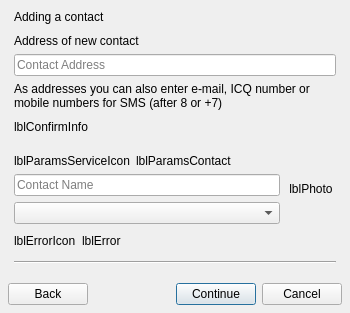
<?xml version="1.0" encoding="UTF-8"?>
<ui version="4.0">
 <class>AddContactDialogClass</class>
 <widget class="QDialog" name="AddContactDialogClass">
  <property name="geometry">
   <rect>
    <x>0</x>
    <y>0</y>
    <width>350</width>
    <height>313</height>
   </rect>
  </property>
  <property name="sizePolicy">
   <sizepolicy hsizetype="Minimum" vsizetype="Minimum">
    <horstretch>0</horstretch>
    <verstretch>0</verstretch>
   </sizepolicy>
  </property>
  <property name="minimumSize">
   <size>
    <width>350</width>
    <height>150</height>
   </size>
  </property>
  <layout class="QVBoxLayout" name="verticalLayout_4">
   <property name="spacing">
    <number>10</number>
   </property>
   <property name="leftMargin">
    <number>8</number>
   </property>
   <property name="topMargin">
    <number>10</number>
   </property>
   <property name="rightMargin">
    <number>8</number>
   </property>
   <property name="bottomMargin">
    <number>8</number>
   </property>
   <item>
    <widget class="QFrame" name="contentsFrame">
     <property name="frameShape">
      <enum>QFrame::NoFrame</enum>
     </property>
     <property name="frameShadow">
      <enum>QFrame::Plain</enum>
     </property>
     <layout class="QVBoxLayout" name="verticalLayout_6">
      <property name="spacing">
       <number>10</number>
      </property>
      <property name="leftMargin">
       <number>6</number>
      </property>
      <property name="topMargin">
       <number>0</number>
      </property>
      <property name="rightMargin">
       <number>6</number>
      </property>
      <property name="bottomMargin">
       <number>6</number>
      </property>
      <item>
       <widget class="QLabel" name="lblCaption">
        <property name="text">
         <string>Adding a contact</string>
        </property>
       </widget>
      </item>
      <item>
       <widget class="QWidget" name="wdtPageAddress" native="true">
        <layout class="QVBoxLayout" name="verticalLayout">
         <property name="margin">
          <number>0</number>
         </property>
         <item>
          <widget class="QLabel" name="lblAddressInfo">
           <property name="text">
            <string>Address of new contact</string>
           </property>
           <property name="wordWrap">
            <bool>true</bool>
           </property>
          </widget>
         </item>
         <item>
          <widget class="QLineEdit" name="lneAddressContact">
           <property name="placeholderText">
            <string>Contact Address</string>
           </property>
          </widget>
         </item>
         <item>
          <widget class="QLabel" name="lblAddressNotice">
           <property name="text">
            <string>As addresses you can also enter e-mail, ICQ number or mobile numbers for SMS (after 8 or +7)</string>
           </property>
           <property name="textFormat">
            <enum>Qt::PlainText</enum>
           </property>
           <property name="wordWrap">
            <bool>true</bool>
           </property>
          </widget>
         </item>
        </layout>
       </widget>
      </item>
      <item>
       <widget class="QWidget" name="wdtPageConfirm" native="true">
        <layout class="QVBoxLayout" name="verticalLayout_2">
         <property name="spacing">
          <number>10</number>
         </property>
         <property name="margin">
          <number>0</number>
         </property>
         <item>
          <widget class="QLabel" name="lblConfirmInfo">
           <property name="text">
            <string notr="true">lblConfirmInfo</string>
           </property>
           <property name="textFormat">
            <enum>Qt::RichText</enum>
           </property>
          </widget>
         </item>
         <item>
          <widget class="QWidget" name="wdtConfirmAddresses" native="true"/>
         </item>
        </layout>
       </widget>
      </item>
      <item>
       <widget class="QWidget" name="wdtPageParams" native="true">
        <layout class="QHBoxLayout" name="horizontalLayout">
         <property name="margin">
          <number>0</number>
         </property>
         <item>
          <layout class="QVBoxLayout" name="verticalLayout_5">
           <item>
            <layout class="QHBoxLayout" name="horizontalLayout_3">
             <item>
              <widget class="QLabel" name="lblParamsServiceIcon">
               <property name="text">
                <string notr="true">lblParamsServiceIcon</string>
               </property>
              </widget>
             </item>
             <item>
              <widget class="QLabel" name="lblParamsContact">
               <property name="sizePolicy">
                <sizepolicy hsizetype="Expanding" vsizetype="Preferred">
                 <horstretch>0</horstretch>
                 <verstretch>0</verstretch>
                </sizepolicy>
               </property>
               <property name="text">
                <string notr="true">lblParamsContact</string>
               </property>
               <property name="textFormat">
                <enum>Qt::PlainText</enum>
               </property>
              </widget>
             </item>
            </layout>
           </item>
           <item>
            <widget class="QLineEdit" name="lneParamsNick">
             <property name="placeholderText">
              <string>Contact Name</string>
             </property>
            </widget>
           </item>
           <item>
            <widget class="QComboBox" name="cmbParamsGroup"/>
           </item>
          </layout>
         </item>
         <item>
          <widget class="QLabel" name="lblParamsPhoto">
           <property name="sizePolicy">
            <sizepolicy hsizetype="Fixed" vsizetype="Fixed">
             <horstretch>0</horstretch>
             <verstretch>0</verstretch>
            </sizepolicy>
           </property>
           <property name="minimumSize">
            <size>
             <width>50</width>
             <height>50</height>
            </size>
           </property>
           <property name="maximumSize">
            <size>
             <width>50</width>
             <height>50</height>
            </size>
           </property>
           <property name="text">
            <string notr="true">lblPhoto</string>
           </property>
           <property name="alignment">
            <set>Qt::AlignCenter</set>
           </property>
          </widget>
         </item>
        </layout>
       </widget>
      </item>
      <item>
       <layout class="QHBoxLayout" name="horizontalLayout_2">
        <item>
         <widget class="QLabel" name="lblErrorIcon">
          <property name="text">
           <string notr="true">lblErrorIcon</string>
          </property>
         </widget>
        </item>
        <item>
         <widget class="QLabel" name="lblError">
          <property name="sizePolicy">
           <sizepolicy hsizetype="Expanding" vsizetype="Preferred">
            <horstretch>0</horstretch>
            <verstretch>0</verstretch>
           </sizepolicy>
          </property>
          <property name="text">
           <string notr="true">lblError</string>
          </property>
          <property name="textFormat">
           <enum>Qt::PlainText</enum>
          </property>
          <property name="wordWrap">
           <bool>true</bool>
          </property>
         </widget>
        </item>
       </layout>
      </item>
      <item>
       <widget class="QWidget" name="wdtSelectProfile" native="true">
        <layout class="QVBoxLayout" name="verticalLayout_3">
         <property name="margin">
          <number>0</number>
         </property>
         <item>
          <widget class="Line" name="line">
           <property name="orientation">
            <enum>Qt::Horizontal</enum>
           </property>
          </widget>
         </item>
        </layout>
       </widget>
      </item>
     </layout>
    </widget>
   </item>
   <item>
    <layout class="QHBoxLayout" name="horizontalLayout_4">
     <item>
      <widget class="QPushButton" name="pbtBack">
       <property name="text">
        <string>Back</string>
       </property>
       <property name="autoDefault">
        <bool>false</bool>
       </property>
      </widget>
     </item>
     <item>
      <spacer name="horizontalSpacer">
       <property name="orientation">
        <enum>Qt::Horizontal</enum>
       </property>
       <property name="sizeHint" stdset="0">
        <size>
         <width>0</width>
         <height>0</height>
        </size>
       </property>
      </spacer>
     </item>
     <item>
      <widget class="QPushButton" name="pbtContinue">
       <property name="sizePolicy">
        <sizepolicy hsizetype="Preferred" vsizetype="Fixed">
         <horstretch>0</horstretch>
         <verstretch>0</verstretch>
        </sizepolicy>
       </property>
       <property name="text">
        <string>Continue</string>
       </property>
       <property name="autoDefault">
        <bool>false</bool>
       </property>
       <property name="default">
        <bool>true</bool>
       </property>
      </widget>
     </item>
     <item>
      <widget class="QPushButton" name="pbtCancel">
       <property name="text">
        <string>Cancel</string>
       </property>
       <property name="autoDefault">
        <bool>false</bool>
       </property>
      </widget>
     </item>
    </layout>
   </item>
  </layout>
 </widget>
 <layoutdefault spacing="6" margin="11"/>
 <tabstops>
  <tabstop>lneAddressContact</tabstop>
  <tabstop>lneParamsNick</tabstop>
  <tabstop>cmbParamsGroup</tabstop>
 </tabstops>
 <resources/>
 <connections/>
</ui>
